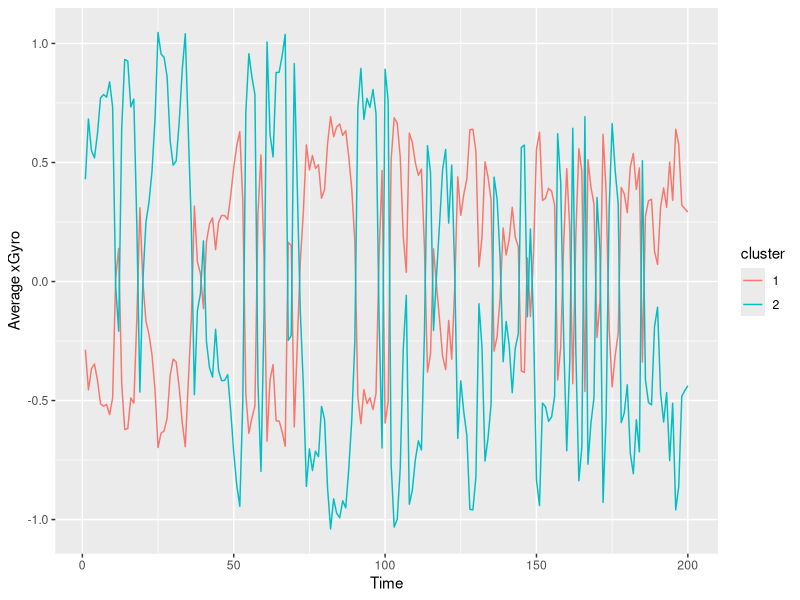
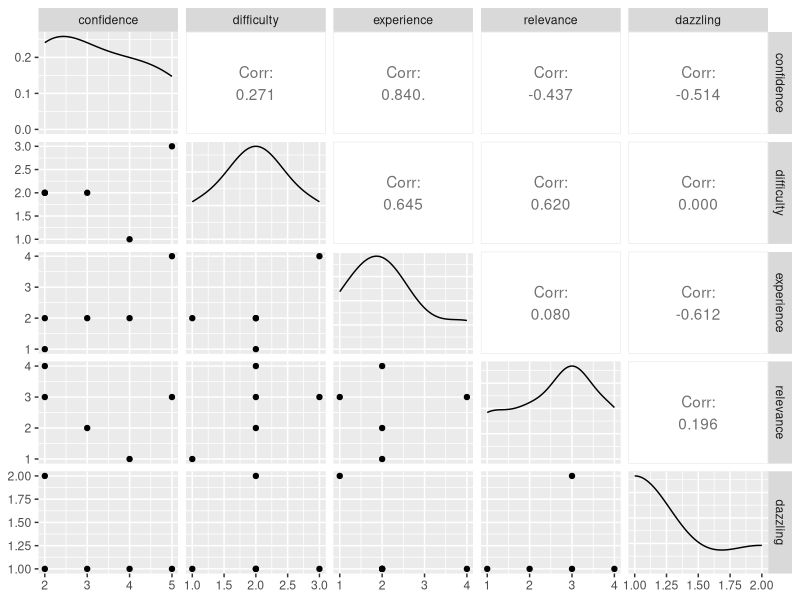
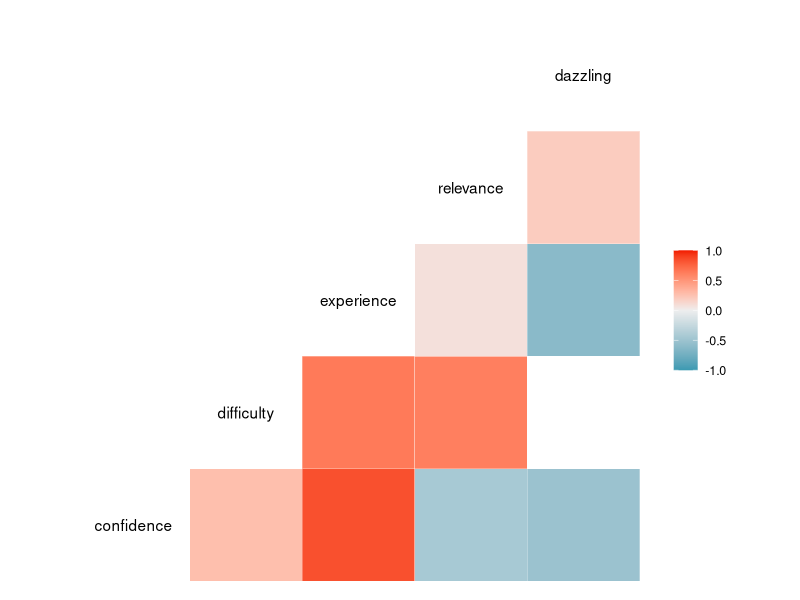
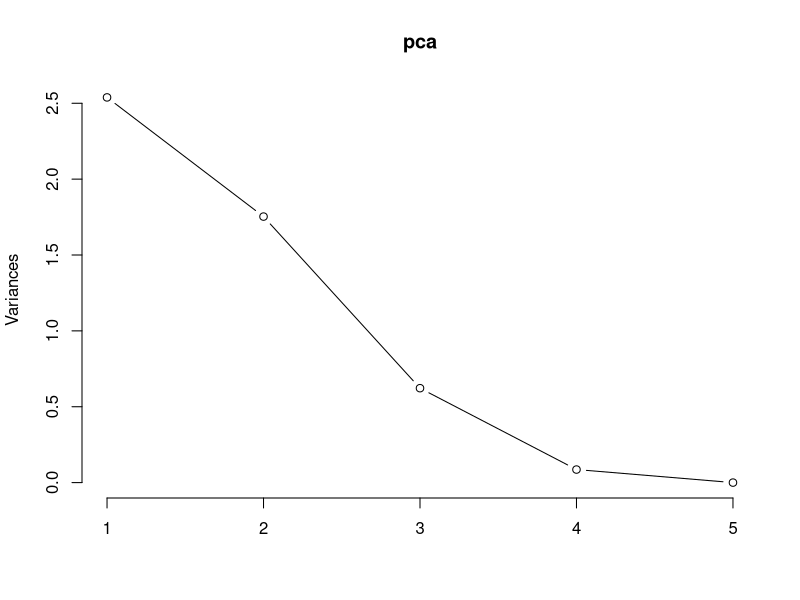
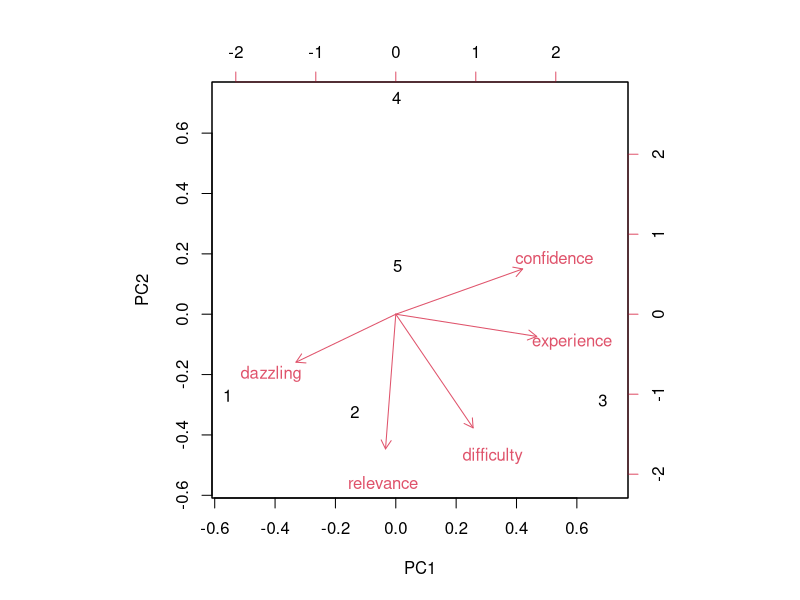
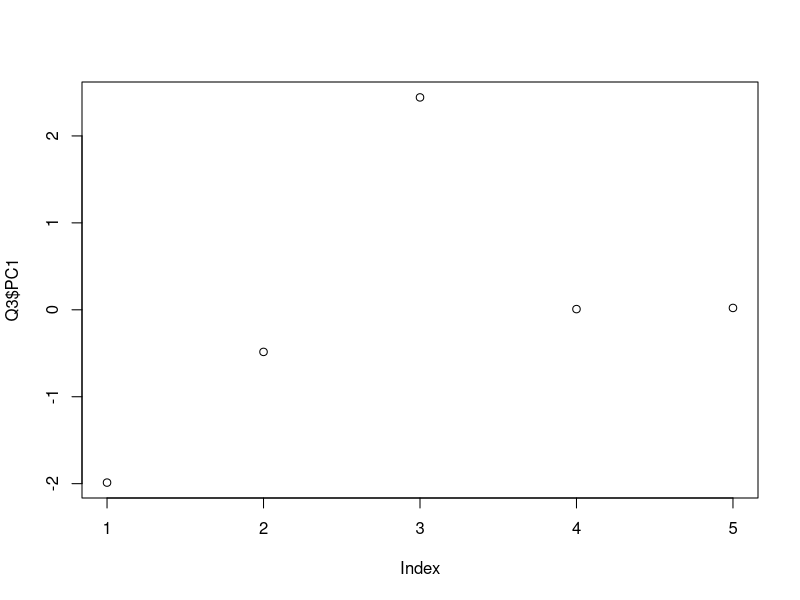
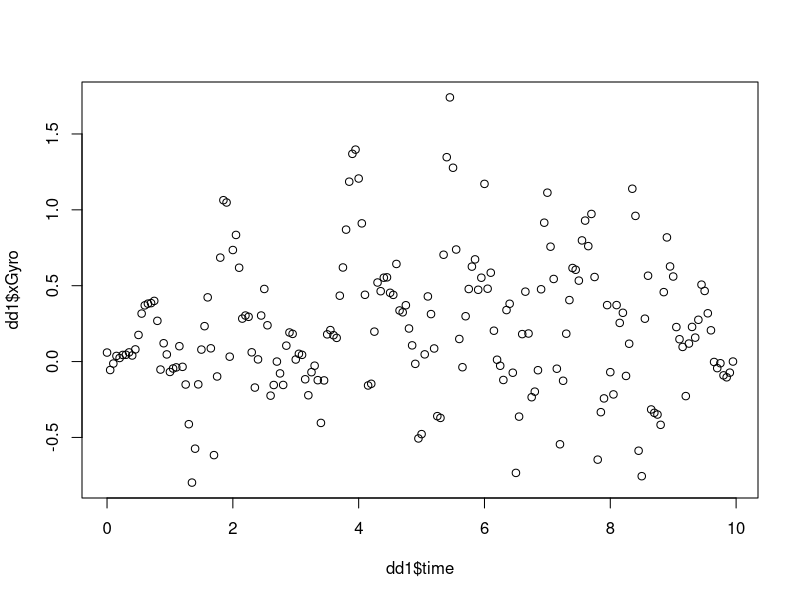
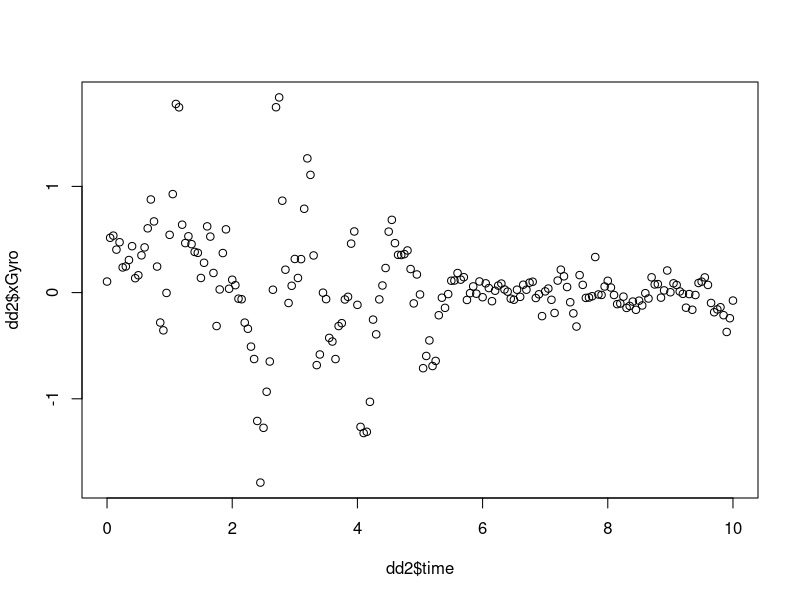

Recreate these plots in R, in order.
## ---- chunk 1
# Introduction of our activity: 
# Pinch your nose and turn yourself 15 times. Then immediately use app called "AnaHertz" to record the information of our balanced capacity in 10 seconds. The app could automatically set the time so the data collected is accurate.
# The variable xGyro measures the stability of our hand holding the phone. It is concrete, continuous and countable. And some members of the group are experts and some are novices.
## ---- chunk 2
# Loading the library we will use later
library(dplyr)
library(tidyr)
library(ggplot2)
library(GGally)

# Dealing with the raw data of xGyro from "AnaHertz"
d1 = read.csv("chloe.csv", header = TRUE)[-201,-c(1,2)]
d2 = read.csv("chris.csv", header = TRUE)[-201,-c(1,2)]
d3 = read.csv("fangyu.csv",header = TRUE)[-201,-c(1,2)]
d4 = read.csv("jiahao.csv",header = TRUE)[-201,-c(1,2)]
d5 = read.csv("phil.csv",  header = TRUE)[-201,-c(1,2)]
D1 = rbind(d1,d2,d3,d4,d5)
rownames(D1) = c("chloe","chris","fangyu","jiahao","phil")

# Using K-means to distinguish the experts and novices
D2 = data.frame(scale(D1))
fit = kmeans(D2, 2)
fit$cluster
D3 = data.frame(D2, fit$cluster)
colnames(D3) = c(1:200,"cluster")
D4 = gather(D3, "time", "xGyro", 1:200)

# Visualize our results using ggplot2
D5 = D4 %>% group_by(time, cluster) %>% summarise(avg = mean(xGyro))
D5$time <- as.numeric(D5$time)
D5$cluster <- as.factor(D5$cluster)
ggplot(D5, aes(time, avg, colour = cluster)) + geom_line() + xlab("Time") + ylab("Average xGyro")

# According to the ggplot, we can see that people in cluster 1 has weaker swings in average xGyro, which means he or she is more stable than those in cluster 1.
# People in cluster 1: Chloe, Chris, Fangyu and Phil are experts in balanced capacity.
# People in cluster 2: Jiahao is novice in balanced capacity.
## ---- chunk 3
# Dealing with the raw data of five questions
Q1 = read.csv("Questions.csv", header = TRUE)
colnames(Q1) = c("name","confidence", "difficulty", "experience", "relevance", "dazzling", "gender")

# Plot correlation matrices
ggpairs(Q1, 2:6, progress = FALSE)
ggcorr(Q1[,-c(1,7)], method = c("everything", "pearson"))

# Run a PCA analysis on the data
Q2 = Q1[,-c(1,7)]
pca <- prcomp(Q2, scale. = TRUE)
pca$sdev^2
summary(pca)
plot(pca, type = "lines")
# According to the summary and plot of PCA, we see the proportion of variance of each principle component. 
# We would drop the PC4 and PC5 because they only explain a very small proportion of variance.

# Now create a data frame of the transformed data from our pca
Q3 = data.frame(pca$x)

# Print out the loadings for the components we generated
pca$rotation
loadings = abs(pca$rotation)
loadings
biplot(pca)

# PC1 represents the maximum variance direction in our data.
# According to loadings for the components, experience and confidence variables are the greatest contributor to PC1. Thus, PC1 might represents people's past experience with this activity and related confidence.

# Visualize the PC1 results
plot(Q3$PC1)
# According to the plot, we see that Wenqi Gao has the greatest score in PC1 while Jiahao Shen has the lowest score in PC1. It means that Wenqi Gao is the most confident people in balancing ability in our group and also has the most experience with this balancing activity in five years while Jiahao Shen is on the contrary.
## ---- chunk 4
rowSums(D1[,1:200])
dd1 = read.csv("jiahao.csv",header = TRUE)
dd2 = read.csv("chloe.csv",header = TRUE)
summary(dd1)
summary(dd2)
plot(dd1$time,dd1$xGyro)
plot(dd2$time,dd2$xGyro)
